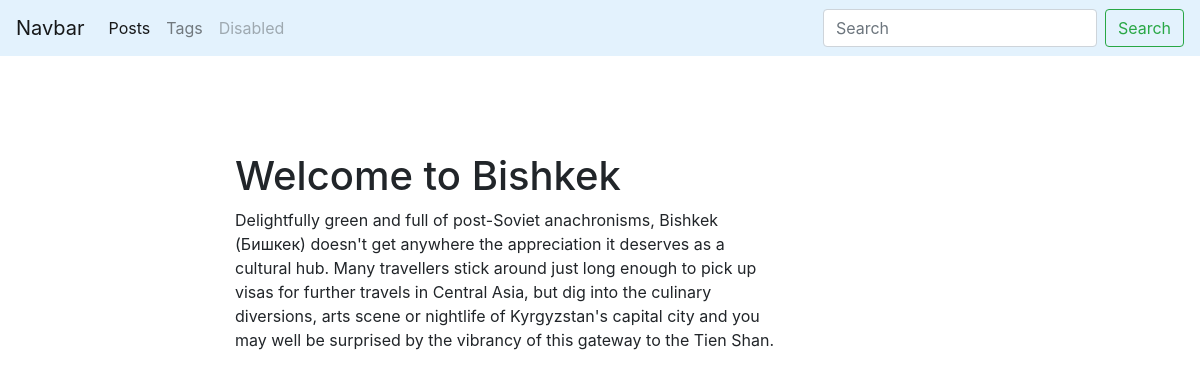
Screenshot of /blog/post/bishkek/ with the database file from the repository.
### blog/models.py (models this page shows, shortened)
class Post(models.Model):
    title = models.CharField(max_length = 150, db_index = True)
    slug = models.SlugField(max_length =150, unique = True)
    body = models.TextField(blank = True, db_index = True)
    tags = models.ManyToManyField('Tag', blank=True, related_name = 'posts')
    date_pub = models.DateTimeField(auto_now_add = True)

### blog/views.py (the view)
# urls.py: path('post/<str:slug>/', PostDetail.as_view(), name='post_detail_url'),
class PostDetail(ObjectDetailMixin,View):
    model = Post
    template = 'blog/post_detail.html'

### blog/utils.py (called while the page is built)
    def get(self,request, slug):
        obj = get_object_or_404(self.model, slug__iexact= slug)
        return render (request, self.template,
        context = {self.model.__name__.lower() : obj})

### blog/templates/blog/post_detail.html (shortened to what this page needs)
{% extends 'blog/base_blog.html' %}
{% block content %}
  <h1 class = "mt-5">
    {{ post.title }}
  </h1>
  <p>
    {{ post.body }}
  </p>
  {% endblock %}

### rows the page displays
Post: title "Welcome to Bishkek", body "Delightfully green and full of post-Soviet anachronisms, Bishkek (Бишкек) doesn't get anywhere the appreciation it deserves as a cultural hub. Many travellers stick around just long enough to pick up visas for further travels in Central Asia, but dig into the culinary diversions, arts scene or nightlife of Kyrgyzstan's capital city and you may well be surprised by the vibrancy of this gateway to the Tien Shan."
